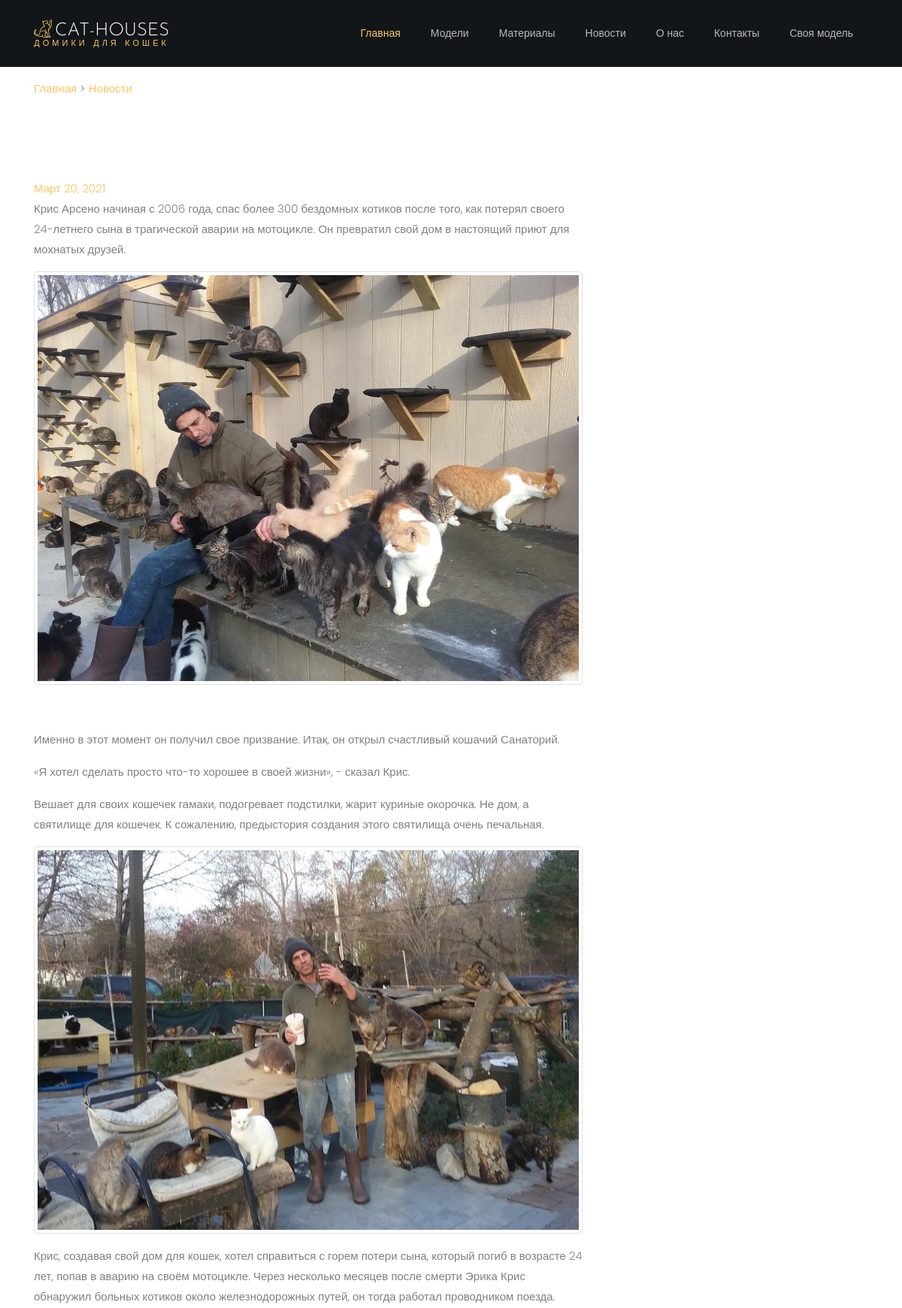
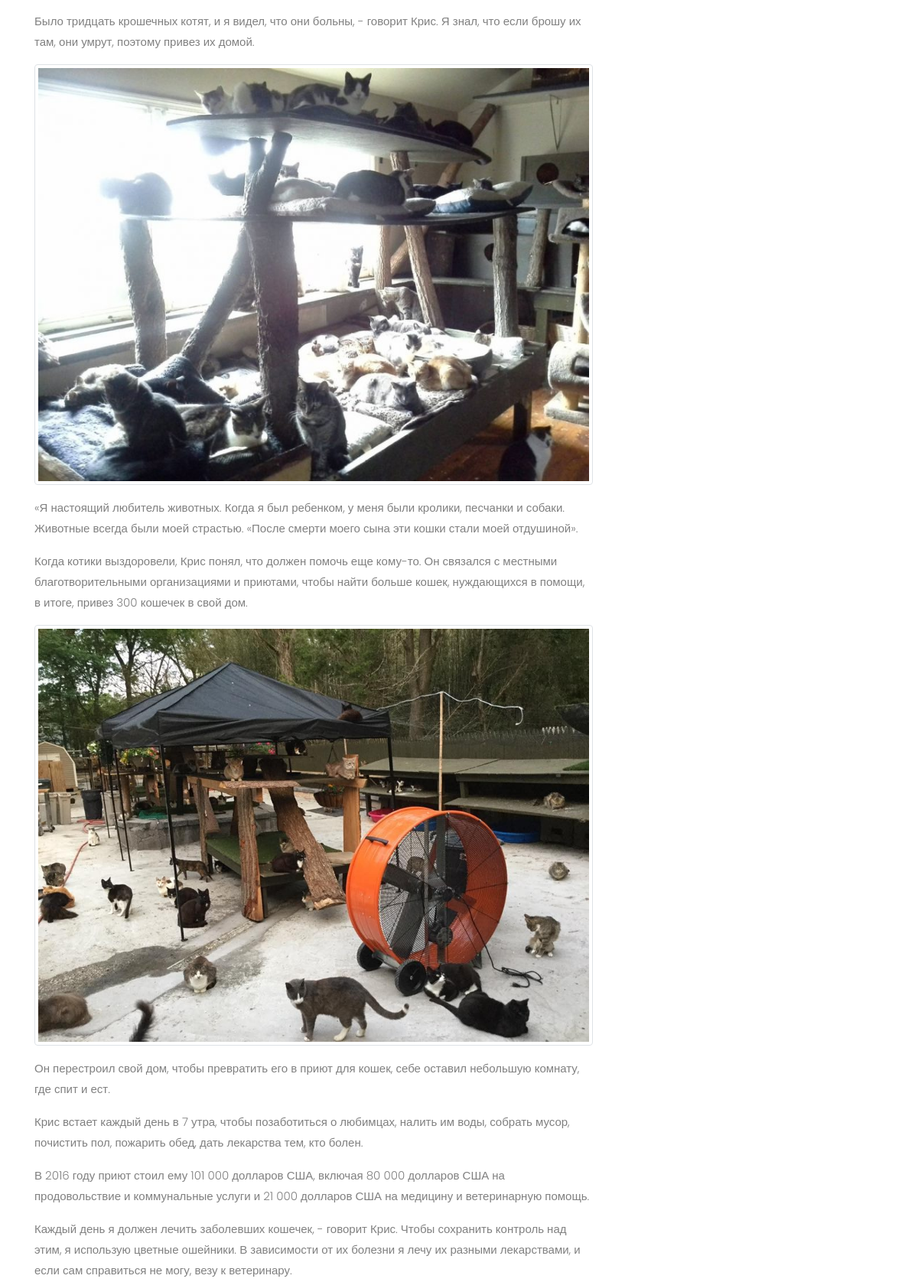
/news/news_cat_5 (upper part), run on the app's committed database (2 pictures, top to bottom).
### main/models.py (models this page shows, shortened)
class News(models.Model):
    title = models.CharField('Название', max_length=250)
    poster = models.ImageField("Постер", upload_to="poster/", default='')
    miniopisanie = models.TextField('Мини описание', null=True, blank=True, default='')
    opisanie = RichTextUploadingField()
    datapublic = models.DateField("Дата публикации")
    imagenews = models.ImageField("Изображение", upload_to="poster/", default='')
    url = models.SlugField(max_length=130, unique=True)
    def get_absolute_url(self):
        return reverse("newsfull", kwargs={"slug": self.url})
    class Meta:
        verbose_name = 'Новость'
        verbose_name_plural = 'Новости'

### main/views.py (the view)
# urls.py: path("news/<slug:slug>", views.newsfull, name="newsfull"),
def newsfull(request, slug):
    newsmodels = News.objects.get(url=slug)
    return render(request, 'main/full_news.html', {"newsmodels": newsmodels})

### main/templatetags/news_tag.py (called while the page is built)
@register.inclusion_tag('main/tags/newsblock.html')
def get_news_tag():
    newsblockss = News.objects.order_by('-id')[:3]
    return {"newsblockss": newsblockss}

### main/templates/main/full_news.html (shortened to what this page needs)
{% extends 'main/base.html' %}
{% block content %}
<section class="ftco-section">
      <div class="container">
          <a href="{% url 'home' %}">Главная</a> > <a href="{% url 'news' %}">Новости</a>
        <div class="row">
          <div class="col-md-8 ftco-animate">
            <h2 class="mb-3">{{ newsmodels.title }}</h2>
             <div><a href="{{ newsmodels.get_absolute_url }}">{{newsmodels.datapublic}}</a></div>
              <p>{{newsmodels.miniopisanie}}</p>
            <p>
              <div style="text-align: center"/>
              <img src="/media/{{ newsmodels.imagenews }}" class="img-thumbnail"></div>
            </p><br>
          <p>{% autoescape off %}{{newsmodels.opisanie}}{% endautoescape %}</p>
        </div></div>
    </section>
{% endblock %}

### data on the page
News: datapublic "Март 20, 2021", miniopisanie "Крис Арсено начиная с 2006 года, спас более 300 бездомных котиков после того, как потерял своего 24-летнего сына в трагической аварии на мотоцикле. Он превратил свой дом в настоящий приют для мохнатых друзей.", imagenews (picture), opisanie "Именно в этот момент он получил свое призвание. Итак, он открыл счастливый кошачий Санаторий. «Я хотел сделать просто что-то хорошее в своей жизни», - сказал Крис. Вешает для своих кошечек гамаки, подогревает подстилки, жарит куриные окорочка. Не дом, а святилище для кошечек. К сожалению, предыстория создания этого святилища очень печальная. Крис, создавая свой дом для кошек, хотел справиться с горем потери сына, который погиб в возрасте 24 лет, попав в аварию на своём мотоцикле. Через несколько месяцев после смерти Эрика Крис обнаружил больных котиков около железнодорожных путей, он тогда работал проводником поезда. Было тридцать крошечных котят, и я видел, что они больны, - говорит Крис.…", opisanie (picture)
